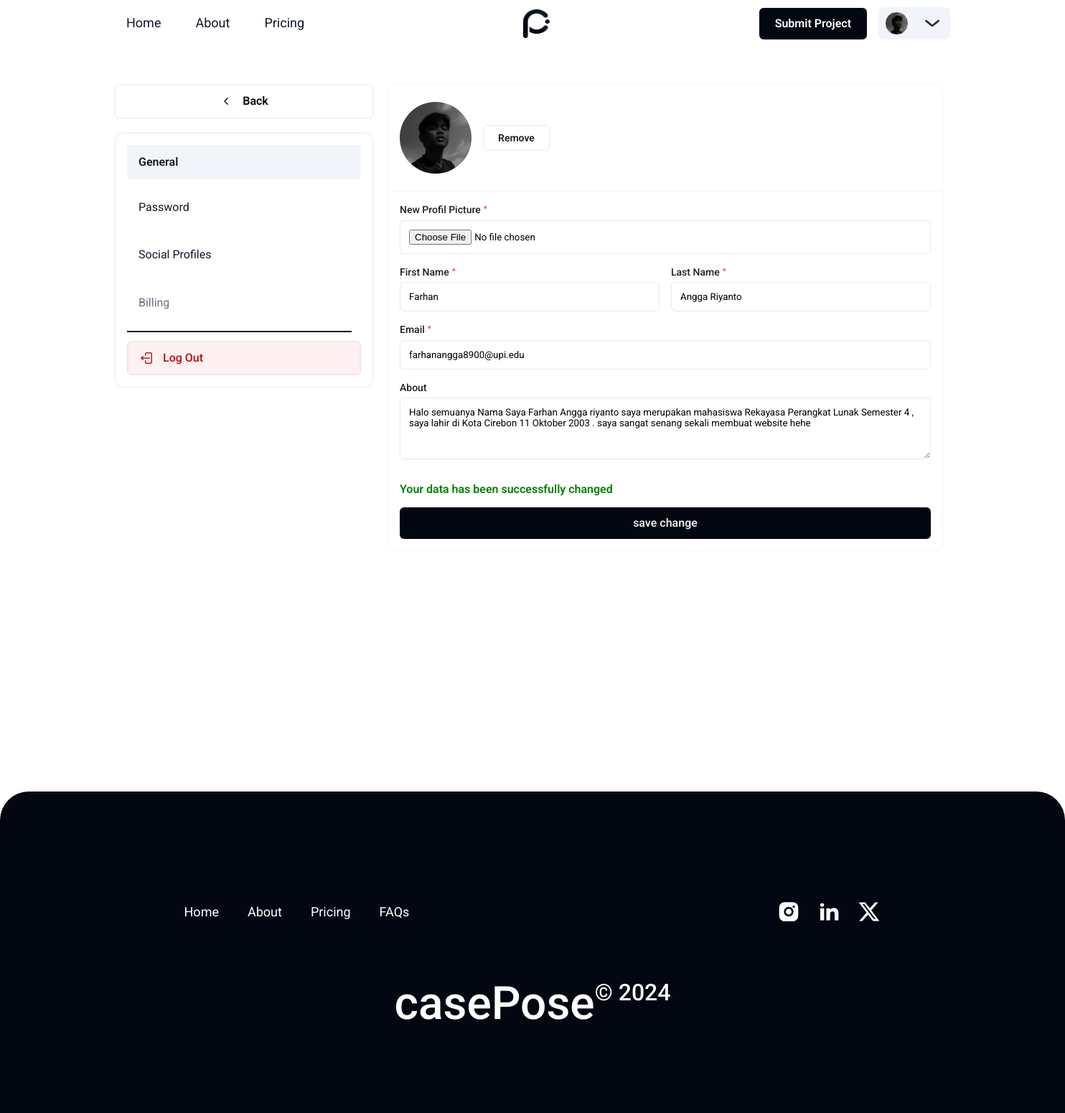
The page /after/edit profil/edit_profil_general.php?pesan=sukses (signed in) on the database its author committed.
### tables this page shows
CREATE TABLE `user` (
  `userId` varchar(255) NOT NULL,
  `firstName` varchar(255) NOT NULL,
  `lastName` varchar(255) NOT NULL,
  `email` varchar(255) NOT NULL,
  `password` varchar(255) NOT NULL,
  `profilePicture` varchar(255) DEFAULT NULL,
  `personalWeb` varchar(255) DEFAULT NULL,
  `instagram` varchar(255) DEFAULT NULL,
  `linkedin` varchar(255) DEFAULT NULL,
  `github` varchar(255) DEFAULT NULL,
  `medium` varchar(255) DEFAULT NULL,
  `x` varchar(255) DEFAULT NULL,
  `about_me` text DEFAULT NULL
);

### php/read-users.php (called while the page is built, shortened)
<?php
$userId = $_SESSION["userId"];
$sql = mysqli_query($conn,"SELECT * FROM user WHERE userId ='$userId'");
$rows = mysqli_fetch_assoc($sql);
?>

### after/edit profil/edit_profil_general.php (the view, shortened to what this page needs)
<?php
include '../../php/connection.php';
include '../../php/read-users.php';
?>
<!DOCTYPE html>
<html lang="en">
<head>
    <link rel="stylesheet" href="../../style/nav_bar.css">
    <link rel="stylesheet" href="../../style/footer.css">
    <link rel="stylesheet" href="../../style/style.css">
    <link rel="stylesheet" href="../../style/style-submit-project.css">
    <link rel="stylesheet" href="../../style/global.css">
    <link rel="stylesheet" href="../../style/style_edit_profil.css">
</head>
<body>
    <nav>
        <div class="navbar">
            <div class="navbar-menu">
                <a href="../index.php" class="navbar-item "><span class="navbar-text">Home</span></a>
                <a href="../about.php" class="navbar-item"><span class="navbar-text">About</span></a>
                <a href="../pricing.php" class="navbar-item"><span class="navbar-text">Pricing</span></a>
            </div>
            <div class="navbar-logo"><a href="../index.php"><img src="../../asset/logo/logo_2.png" alt=""></a></div>
            <div class="navbar-actions">
                <a href="../submit-project/submit-project-1.php" class="navbar-button-alt"><div class="navbar-button-text-alt">Submit Project</div></a>
                <div class="button-dropdown">
                    <div class="button-dropdown-1 margin-auto">
                    <div class="foto-profil" style="<?php
                    if ($rows["profilePicture"] == ""){
                        echo "background-image:url('../../asset/users/user/default-profil.jpg');";
                    } else {
                        echo "background-image:url('../../asset/users/user/".$rows["profilePicture"]."');";
                    }
                    ?>"></div>
                </div>
                    <div class="button-dropdown-2 margin-auto">
                        <img src="../../asset/chevron-down.png" alt="" class="button-contained-img">
                    </div>
                </div>
            </div>
        </div>
    </nav>
    <br><br><br>
    <div class="content">
        <div class="side-navigation">
            <button class="button-contained" type="button" onclick="location.href='../profil.php'"><img
                    src="../../asset/chevron-left.png">Back</button>
            <div class="navigation">
                <a href="edit_profil_general.php" class="active" ><div >General</div></a>
                <a href="edit_profil_password.php" class="inactive" ><div >Password</div></a>
                <a href="edit_profil_social.php" class="inactive"><div >Social Profiles</div></a>
                <div class="inactive">
                    <a href="" style="color: rgba(107, 114, 128, 1);">Billing</a>
                </div>
                <hr>
                <button class="button-danger" type="button" onclick="location.href='../../php/php-log-out.php'"><img
                        src="../../asset/arrow-left-start-on-rectangle.png">Log Out</button>
            </div>
        </div>
        <form action="../../php/edit-profile/php-edit-profile.php" method="post" enctype="multipart/form-data">
            <div class="container-form">
                <div class="profile-picture">
                        <img src="<?php
                        if ($rows["profilePicture"] == ""){
                            echo "../../asset/users/user/default-profil.jpg";
                        } else {
                            echo "../../asset/users/user/".$rows["profilePicture"];
                        }
                        ?>" />
                    <div class="cta-profile">
                        <div type="submit" class="btn-secondary-medium" onclick="notifikasiEditRemove()">Remove</div>
                    </div>
                </div>
                <div class="form">
                    <div class="container-input">
                        <div class="label">
                            <label class="text">New Profil Picture</label>
                            <label class="asterix">*</label>
                        </div>
                        <input type="file" name="profilePicture" >
                    </div>
                    <div class="name">
                        <div class="container-input">
                            <div class="label">
                                <label class="text">First Name</label>
                                <label class="asterix">*</label>
                            </div>
                            <input type="text" name="firstName" value="<?php echo $rows["firstName"]?>">
                        </div>
                        <div class="container-input">
                            <div class="label">
                                <label class="text">Last Name</label>
                                <label class="asterix">*</label>
                            </div>
                            <input type="text" name="lastName" value="<?php echo $rows["lastName"]?>">
                        </div>
                    </div>
                    <div class="container-input">
                        <div class="label">
                            <label class="text">Email</label>
                            <label class="asterix">*</label>
                        </div>
                        <input type="text" name="email" value="<?php echo $rows["email"]?>">
                    </div>
                    <div class="container-input">
                        <div class="label">
                            <label class="text">About</label>
                        </div>
                        <textarea cols="50" name="about_me" rows="4"><?php echo $rows['about_me']?></textarea>
                    </div>
                    <label class="roboto bold green" >
                        <?php
                        if(isset($_GET['pesan'])){
                            if($_GET['pesan'] == "succes-remove-pp"){
                                echo "Your profile photo has been deleted";
                            }else if($_GET['pesan'] == "sukses"){
                                echo "Your data has been successfully changed";
                            }
                        }
                        ?>
                    </label>
                    <div href="" onclick="notifikasiEditSucces()" class="btn-primary-xlarge">save change</div>
                </div>
            </div>
        </form>
    </div>
    <footer class="footer">
        <div class="footer-navigation ">
            <div class="footer-navigation-item margin-auto">
                <a href="index.php" class="footer-frame">
                    <div class="footer-text-wrapper-1">Home</div>
                </a>
                <a href="about.php" class="footer-frame">
                    <div class="footer-text-wrapper-1">About</div>
                </a>
                <a href="pricing.php" class="footer-frame">
                    <div class="footer-text-wrapper-1">Pricing</div>
                </a>
                <a href="faqs.php" class="footer-frame">
                    <div class="footer-text-wrapper-1">FAQs</div>
                </a>
            </div>
            <div class="footer-navigation-button margin-auto">
                <a href="https://instagram.com" class="footer-social-button" target="_blank" rel="noopener"
                    title="Follow us on Instagram">
                </a>
                <a href="https://linkedin.com" class="footer-social-button" target="_blank" rel="noopener"
                    title="Connect with us on LinkedIn">
                </a>
                <a href="https://twitter.com" class="footer-social-button" target="_blank" rel="noopener"
                    title="Follow us on Twitter">
                </a>
            </div>
        </div>
        <div class="footer-logo">
            <div class="footer-copyright">
                <div class="footer-text-wrapper-2">casePose</div>
                <div class="footer-text-wrapper-3">© 2024</div>
            </div>
        </div>
    </footer>
</body>
</html>

### style/nav_bar.css (style rules this page uses)
* { font-family: roboto !important; box-sizing: border-box; }
.navbar { display: flex; justify-content: space-between; align-items: center; position: fixed; height: 65px; width: 100%; background-color: rgba(255, 255, 255, 1); z-index: 99; transition: padding 0.5s; padding: 12px 160px; transition: width 0.5s ease-in-out; }
.navbar-menu { display: inline-flex; align-items: center; gap: 16px; position: relative; flex: 0 0 auto; margin: 0; }
.navbar .navbar-item { background-color: transparent; border-bottom: 2px solid transparent; color: rgba(17, 24, 39, 1); cursor: pointer; display: inline-block; font-family: Roboto !important; font-size: 18px; font-weight: 400; line-height: 140%; margin: 0 4px; padding: 8px 12px; text-decoration: none; }
.navbar-text { display: block; }
.navbar .navbar-logo { height: 40px; width: 40px; margin: 0; }
.navbar-logo img { height: 40px; width: 37px; transition: filter 0.5s ease-in-out; }
.navbar-actions { display: inline-flex; align-items: center; justify-content: flex-end; gap: 16px; position: relative; flex: 0 0 auto; margin: 0; }
.navbar .navbar-button, .navbar .navbar-button-alt { display: inline-flex; align-items: center; justify-content: center; padding: 12px 20px; border-radius: 6px; text-decoration: none; cursor: pointer; transition: 0.5s; }
.navbar .navbar-button-alt { border: 2px solid rgba(3, 7, 18, 1); background-color: rgba(3, 7, 18, 1); color: rgba(255, 255, 255, 1); }
.navbar-button-text, .navbar-button-text-alt { position: relative; font-family: Roboto; font-weight: 600; letter-spacing: 0px; line-height: 100%; white-space: nowrap; font-style: normal; }
.foto-profil { background-size: 33px; height: 33px; width: 33px; border-radius: 50px; border: 1px solid rgba(233, 233, 235, 1); }
.button-dropdown { background-color: #F1F5F9; width: 100px; height: 45px; border-radius: 7px; margin: auto 0; position: relative; display: flex; transition: 0.5s ease-out; }
.button-dropdown-1 { margin: 0 auto; width: 45px; height: 45px; padding: 6px; }
.button-dropdown-2 { margin: 0 auto; width: 45px; height: 45px; padding: 12px; }
.button-contained-img { width: 20px; height: 10px; }

### style/footer.css (style rules this page uses)
.footer { margin-top: 5vw; display: flex; flex-direction: column; width: 100%; align-items: center; gap: 60px; padding: 140px 160px 100px; position: relative; left: 0; background-color: rgba(3, 7, 18, 1); border-radius: 40px 40px 0px 0px; }
.footer-navigation { display: flex; align-items: center; justify-content: space-between; position: relative; align-self: stretch; width: 100%; flex: 0 0 auto; }
.footer-navigation-item { display: inline-flex; align-items: center; gap: 16px; position: relative; flex: 0 0 auto; flex-wrap: wrap; }
.footer-frame { display: inline-flex; align-items: center; position: relative; flex: 0 0 auto; padding: 8px 12px; border-radius: 6px; text-decoration: none; cursor: pointer; background-color: rgba(3, 7, 18, 1); color: rgba(255, 255, 255, 1); gap: 10px; transition: background-color 0.3s, fill 0.3s; }
.footer-frame { gap: 5px; flex-wrap: wrap; }
.footer-text-wrapper-1 { font-family: Roboto; font-weight: 400; font-size: 18px; letter-spacing: 0px; line-height: 140%; white-space: nowrap; font-style: normal; }
.footer-navigation-button { display: inline-flex; }
.footer-social-button { display: inline-flex; align-items: center; justify-content: center; width: 48px; height: 48px; border-radius: 50%; fill: rgba(255, 255, 255, 1); padding: 8px; margin-right: 10px; transition: background-color 0.3s, fill 0.3s; }
.footer-social-button { min-width: 44px; min-height: 44px; padding: 0.5rem; margin: 0.25rem; }
.footer-social-button svg { width: 100%; height: auto; }
.footer-logo { display: flex; flex-direction: column; align-items: center; gap: 10px; position: relative; align-self: stretch; flex: 0 0 auto; }
.footer-copyright { display: flex; position: relative; justify-content: center; height: 90px; }
.footer-text-wrapper-2 { font-weight: 500; font-size: 64px; font-family: "Roboto", Helvetica; color: rgba(255, 255, 255, 1); text-align: center; }
.footer-text-wrapper-3 { font-family: Roboto; font-weight: 500; color: rgba(255, 255, 255, 1); font-size: 32px; text-align: center; letter-spacing: 0px; line-height: 140%; font-style: normal; }

### style/global.css (style rules this page uses)
.green { color: green ; }
.bold { font-weight: 600; }
.margin-auto { margin: auto }

### rows shown on the page
user: profilePicture (picture), firstName "Farhan", lastName "Angga Riyanto", email "farhanangga8900@upi.edu", about_me "Halo semuanya Nama Saya Farhan Angga riyanto saya merupakan mahasiswa Rekayasa Perangkat Lunak Semester 4 , saya lahir di Kota Cirebon 11 Oktober 2003 . saya sangat senang sekali membuat website hehe"
